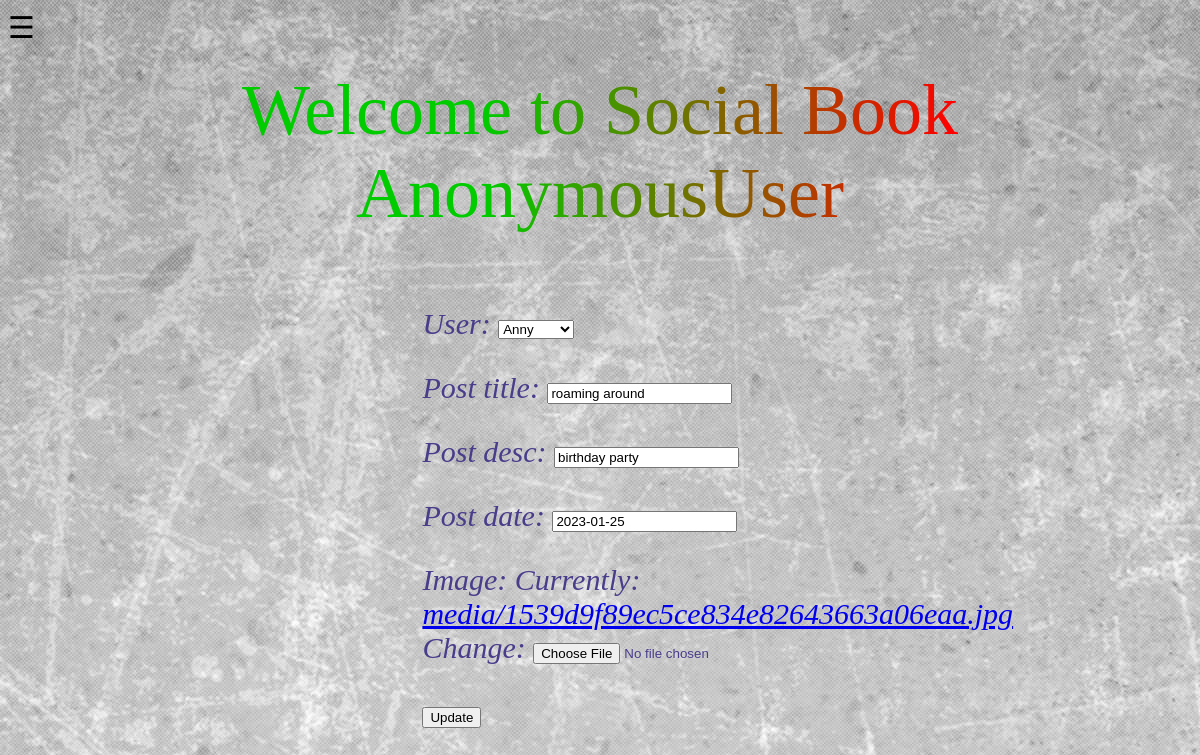
Page /edit/8 on the committed database.
### myapp/models.py (models this page shows, shortened)
class Post(models.Model):
    user = models.ForeignKey(Member, on_delete=models.CASCADE)
    post_title = models.CharField(max_length=500, default="")
    post_desc = models.CharField(max_length=500, default="")
    post_date = models.DateField()
    image = models.ImageField(upload_to="media", default="")

### myapp/views.py (the view)
# urls.py: path('edit/<id>', views.edit, name="edit"),
def edit(request, id):
    context = {}
    obj = get_object_or_404(Post, id=id)
    form = PostForm(request.POST or None, instance=obj)
    if form.is_valid():
        form.save()
        return redirect("index")
    context["form"] = form
    return render(request, "edit.html", context)

### myapp/forms.py
class PostForm(forms.ModelForm):
    class Meta:
        model = Post
        fields = '__all__'

### myapp/models.py (called while the page is built)
    def __str__(self):
        return self.username

### templates/edit.html (shortened to what this page needs)
{% extends 'base.html' %}
{% block body %}
    <div class="col-md-12 ri">
<p class="linear-wipe"> Welcome to Social Book {{ request.user }}</p>
</div>
<div class="container-fluid">
 <form method="post" enctype="multipart/form-data">
        {{form.as_p}}
        <button type="submit">Update</button>
    </form>
</div>
{% endblock body %}

### templates/base.html (style rules this page uses)
body { font-family: 'Lato', sans-serif; }

### templates/edit.html (style rules this page uses)
body { font-family: "Lato", sans-serif; transition: background-color .5s; background-image:url(/media/media/6.jpg) }
.linear-wipe { font-size: 450%; font-family:Showcard Gothic; margin-top:2%; background: linear-gradient(to right, #0C0 20%, #F00 40%, #0F6 60%, #009 80%); background-size: 200% auto; text-align: center; color: #000; text-fill-color: transparent; -webkit-background-clip: text; -webkit-text-fill-color: transparent; animation: shine 2s linear infinite; }
form { font-size: 30px ; color: darkslateblue; width: 60%; margin-left:35%; font-style: oblique; font-family: "Century Gothic" }

### rows in the picture
Post: user "Anny", post_title "roaming around", post_desc "birthday party", post_date "2023-01-25"

### other values in the picture
{{ request.user }} "AnonymousUser"
